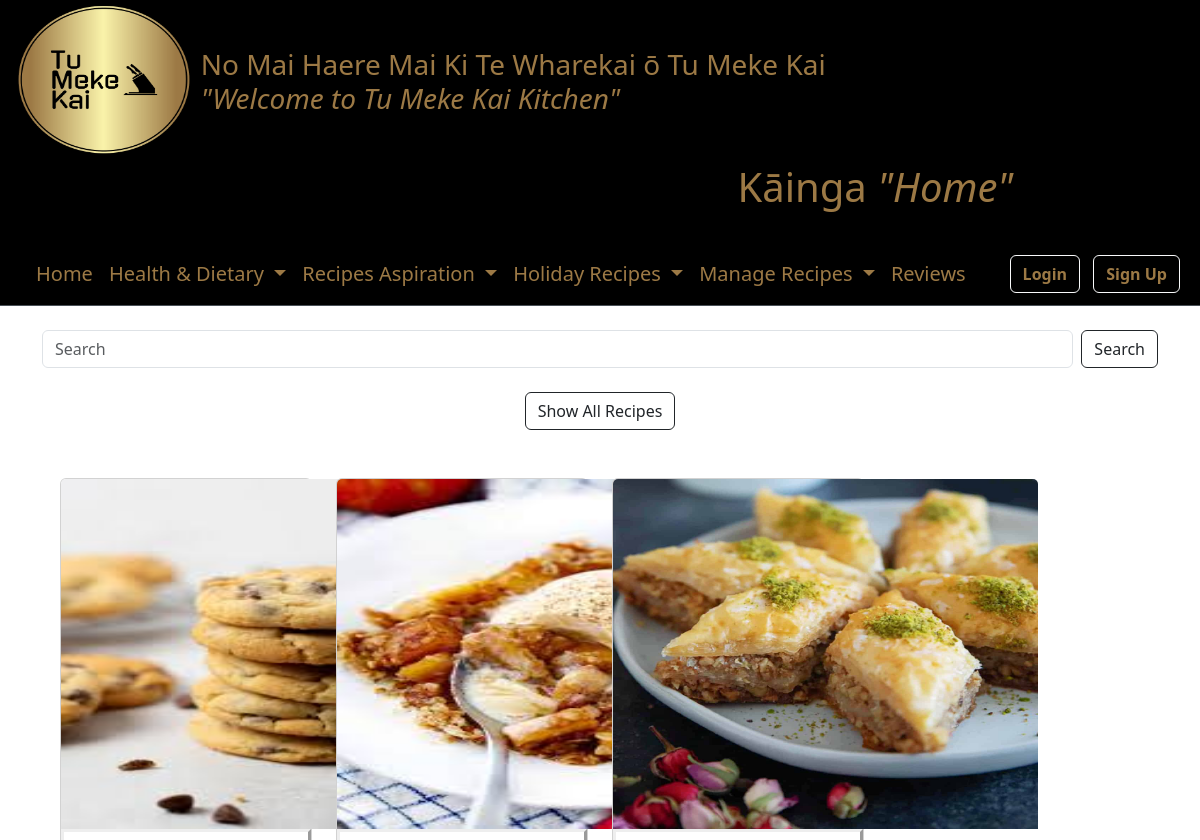
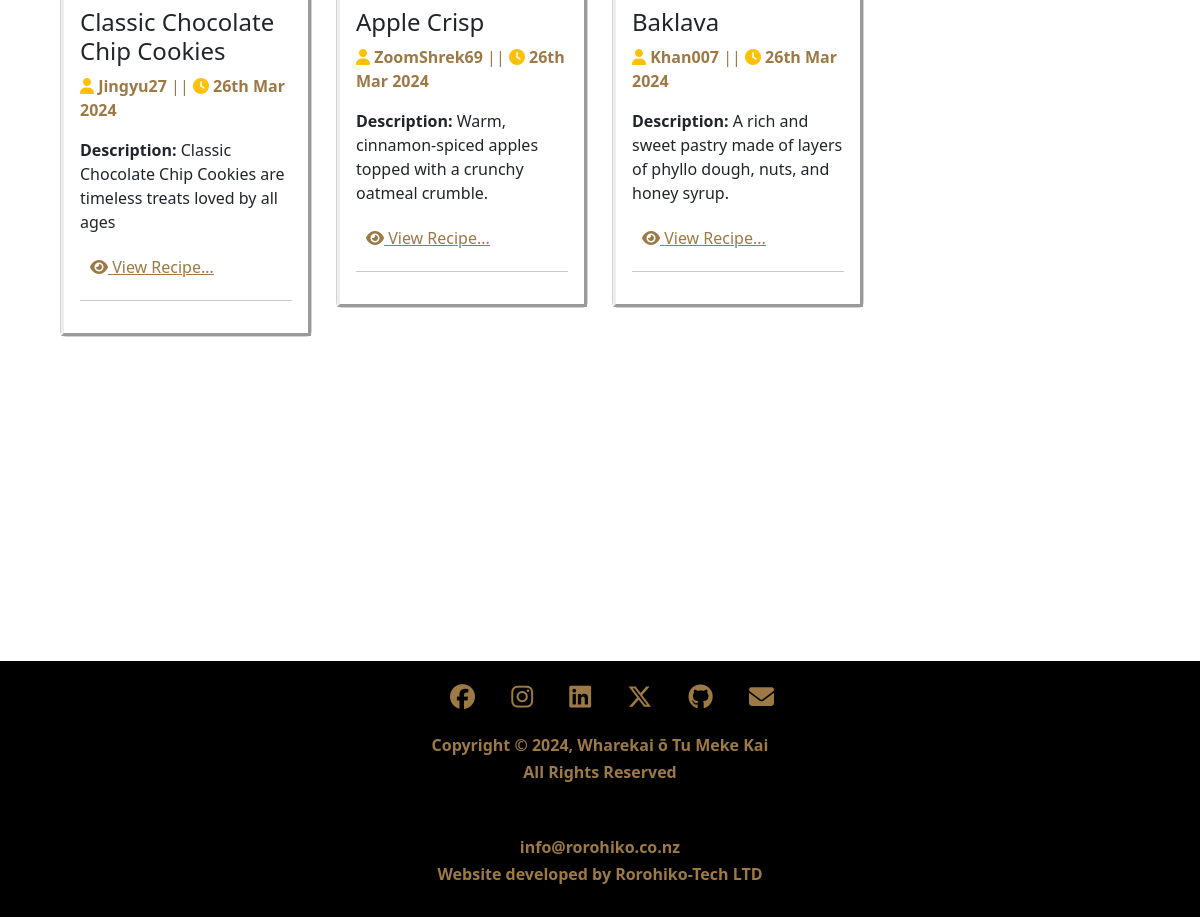
Screenshot of /recipes/dessert/ with the database file from the repository (2 pictures, top to bottom).
### MyRecipes/models.py (models this page shows, shortened)
class Recipe(models.Model):
    CATEGORY_CHOICES = [
        ('breakfast', 'Breakfast'),
        ('lunch', 'Lunch'),
        ('dinner', 'Dinner'),
        ('dessert', 'Dessert'),
        ('drinks', 'Drinks'),
        ('platter', 'Platter'),
        ('other', 'Other'),
        ('holiday_specials', 'Holiday Specials'),
        ('healthy_choices', 'Healthy Choices'),
        ('healthy', 'Healthy'),
        ('budget_friendly', 'Budget-friendly'),
        ('comfort_food', 'Comfort Food'),
        ('international_cuisine', 'International Cuisine'),
        ('baking', 'Baking'),
        ('grilling_and_bbq', 'Grilling & BBQ'),
        ('vegetarian_vegan', 'Vegetarian/Vegan'),
        ('vegetarian', 'Vegetarian'),
        ('gluten_free', 'Gluten-Free'),
        ('dairy_free', 'Dairy-Free'),
        ('low_carb', 'Low Carb'),
        ('high_protein', 'High Protein'),
        ('keto', 'Keto'),
        ('paleo', 'Paleo'),
        ('whole30', 'Whole30'),
        ('mediterranean', 'Mediterranean'),
        ('asian_inspired', 'Asian-Inspired'),
        ('mexican', 'Mexican'),
        ('italian', 'Italian'),
        ('middle_eastern', 'Middle Eastern'),
        ('new_years', 'New Years'),
        ('mothers_day', 'Mothers Day'),
    ]
    SUBCATEGORY_CHOICES = [
        ('vegetarian', 'Vegetarian'),
        ('vegan', 'Vegan'),
        ('gluten_free', 'Gluten free'),
        ('low_carb', 'Low Carb'),
        ('high_protein', 'High Protein'),
        ('keto', 'Keto'),
        ('other', 'Other'),
        ('paleo', 'Paleo-Friendly'),
        ('whole30', 'Whole30-Compliant'),
        ('mediterranean', 'Mediterranean Diet'),
        ('weight_loss', 'Weight Loss'),
        ('heart_healthy', 'Heart-Healthy'),
        ('diabetes_friendly', 'Diabetes-Friendly'),
        ('nut_free', 'Nut-Free'),
        ('soy_free', 'Soy-Free'),
        ('nutrient_dense', 'Nutrient-Dense'),
        ('light_and_fresh', 'Light & Fresh'),
        ('family_friendly', 'Family-Friendly'),
        ('kid_friendly', 'Kid-Friendly'),
        ('party_appetizers', 'Party Appetizers'),
        ('seasonal_produce', 'Seasonal Produce'),
        ('one_pot_meals', 'One-Pot Meals'),
        ('meal_prep', 'Meal Prep'),
        ('slow_cooker', 'Slow Cooker/Crockpot'),
        ('instant_pot', 'Instant Pot/Pressure Cooker'),
        ('raw_foods', 'Raw Foods'),
        ('superfoods', 'Superfoods'),
        ('detoxifying', 'Detoxifying'),
        ('immune_boosting', 'Immune-Boosting'),
        ('energy_packed', 'Energy-Packed'),
    ]
    title = models.CharField(max_length = 100)
    description = models.TextField()
    author = models.ForeignKey(User, on_delete = models.CASCADE) # is user deleted -- delete recipxes user put up --> FK = 1 (user) - N(recipes)
    category = models.CharField(max_length = 25, choices = CATEGORY_CHOICES, default = "other")
    subcategory = models.CharField(max_length = 25, choices = SUBCATEGORY_CHOICES, default = "other")
    created_at = models.DateTimeField(auto_now_add = True)
    updated_at = models.DateTimeField(auto_now = True)
    tags = models.ManyToManyField(Tag)
    image = models.ImageField(upload_to='Images/', blank=True)
    ingredients = models.TextField(blank=True, null=True)
    instructions = models.TextField(blank=True, null=True)

### MyRecipes/views.py (the view)
# urls.py: path('recipes/dessert/', views.dessert_recipes, name='dessert_recipes'),
def dessert_recipes(request):
    recipes = Recipe.objects.filter(category='dessert')
    return render(request, 'MyRecipes/recipe_list.html', {'recipes': recipes})

### MyRecipes/templates/MyRecipes/recipe_list.html (shortened to what this page needs)
{% extends 'MyRecipes/base.html' %}
{% load static %}
{% block content %}
<div class="container">
    <div class="row mb-4">
        <div class="col-md-12">
            <form class="d-flex justify-content-center">
                <input class="form-control me-2" type="search" placeholder="Search" aria-label="Search" name="search">
                <button class="btn btn-outline-dark prettybtn" type="submit">Search</button>
            </form>
        </div>
    </div>
    <div class="row">
        <div class="col-md-12 mb-4 text-center">
            <a href="{% url 'recipe_all' %}" class="btn btn-outline-dark mb-4 prettybtn">Show All Recipes</a>
        </div>
    </div>
</div>
<div class="container-fluid">
    <div class="row row-cols-3 g-4 px-5">
        {% for recipe in recipes %}
        <div class="col-md-3">
            <div class="card mb-4">
                <img src="{% static '/' %}{{ recipe.image }}" class="card-img-top images-69" alt="{{ recipe.title }}">
                <div class="card-body" style="border-style: outset;">
                    <h4 class="card-title">{{ recipe.title }}</h4>
                    <p class="card-text " style="color: #9c7945;"><i class="fas fa-user text-warning"></i>&nbsp;<strong>{{ recipe.author }}</strong> || <i class="fas fa-clock text-warning"></i>&nbsp;<strong>{{ recipe.updated_at|date:"jS M Y" }}</strong></p>
                    <p class="card-text" ><strong>Description:</strong> {{ recipe.description }}</p>
                    <div class="d-flex justify-content-between align-items-center">
                        <a class="prettybtn x1" href="{% url 'recipes-detail' recipe.pk %}" style="color: #9c7945;"><i class="fas fa-eye"></i> View Recipe...</a>
                    </div>
                    <hr>
                </div>
            </div>
        </div>
        {% endfor %}
    </div>
</div>
{% endblock content %}

### MyRecipes/templates/MyRecipes/recipe_list.html (style rules this page uses)
body { background-image: url(""); background-attachment: fixed; background-position: center; background-repeat: no-repeat; background-size: 100% 100%; }
.card { margin-bottom: 20px; }
.x1 { padding: 5px 10px; }
.images-69 { height: 350px; width: 425px; }

### rows the page displays
Recipe: image (picture), title "Classic Chocolate Chip Cookies", author "Jingyu27", updated_at "26th Mar 2024", description "Classic Chocolate Chip Cookies are timeless treats loved by all ages"
Recipe: image (picture), title "Apple Crisp", author "ZoomShrek69", updated_at "26th Mar 2024", description "Warm, cinnamon-spiced apples topped with a crunchy oatmeal crumble."
Recipe: image (picture), title "Baklava", author "Khan007", updated_at "26th Mar 2024", description "A rich and sweet pastry made of layers of phyllo dough, nuts, and honey syrup."
